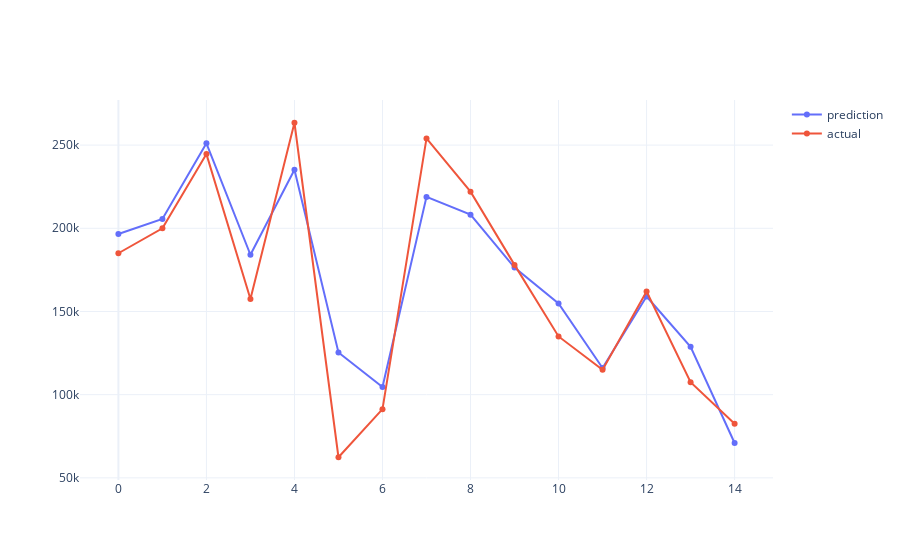

Notebook cell for this chart:
### Code cell
pipe.graph_predictions()

### Figure 1 — Plotly figure (JSON) as saved in the notebook; plotly's stock layout.template omitted (floating-point values rounded to 4 significant figures)
{"data": [{"name": "prediction", "type": "scatter", "y": [196600.0, 205600.0, 251058, 184100.0, 235200.0, 125300.0, 104636, 218900.0, 208200.0, 176400.0, 154800.0, 116000.0, 159000.0, 128700.0, 70960.0]}, {"name": "actual", "type": "scatter", "y": [185000, 200000, 244600, 157500, 263435, 62383, 91300, 254000, 222000, 178000, 135000, 115000, 162000, 107500, 82500]}], "layout": {}}
